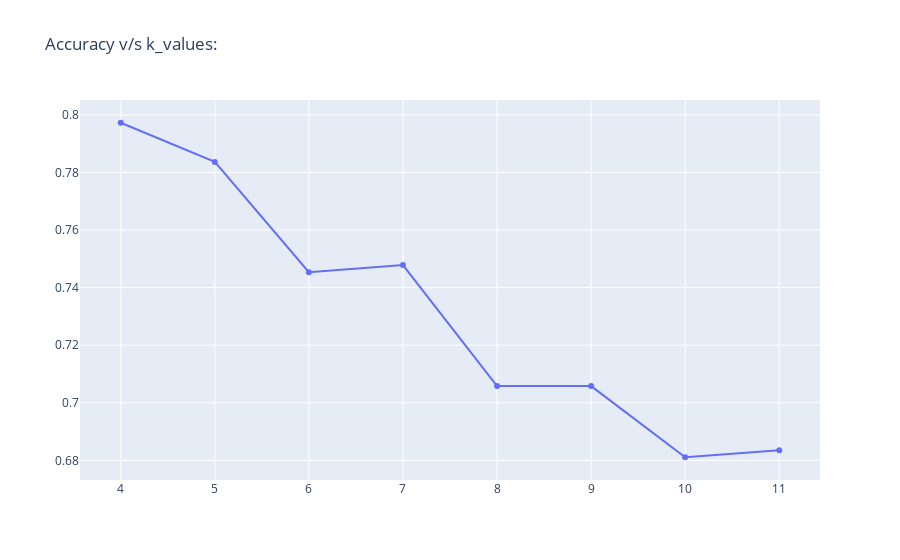

The cell this chart's notebook holds for it:
### Code cell
fig = go.Figure()
fig.update_layout(title = "Accuracy v/s k_values:")
fig.add_trace(
    go.Scatter(
        x = list(k_values),
        y = accuracies
    )
)

### Figure 1 — Plotly figure (JSON) as saved in the notebook; plotly's stock layout.template omitted (floating-point values rounded to 4 significant figures)
{"data": [{"type": "scatter", "x": [4, 5, 6, 7, 8, 9, 10, 11], "y": [0.7973, 0.7837, 0.7454, 0.7478, 0.7058, 0.7058, 0.6811, 0.6836]}], "layout": {"title": {"text": "Accuracy v/s k_values:"}}}
